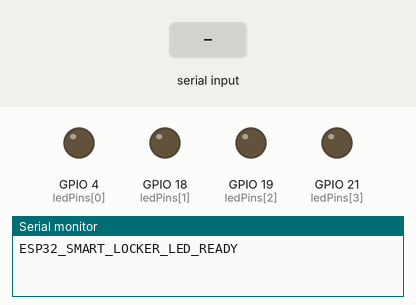
A sketch run on a simulated ESP32. Shown: output pins drawn as LEDs (lit = HIGH), the last lines printed to the serial monitor. The test bench sets the inputs (shaded band).

Above: at 1.2 s.
1.3 s: "OPEN_LOCKER_1\n" received over Serial
At 1.8 s:
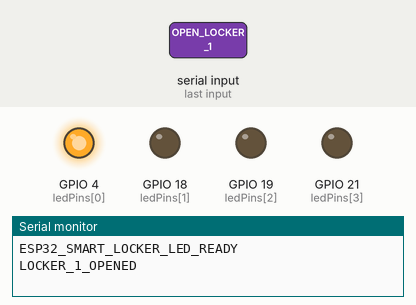
2.8 s: "OPEN_LOCKER_2\n" received over Serial
At 4.8 s:
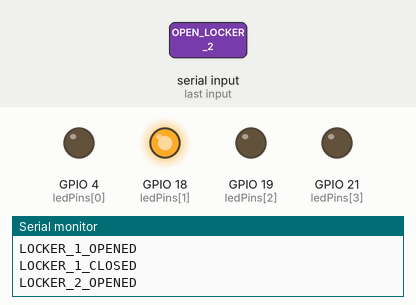
5.8 s: "OPEN_LOCKER_3\n" received over Serial
At 7.9 s:
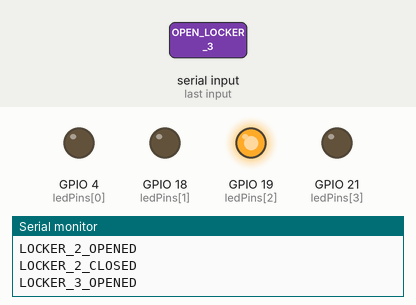
8.8 s: "OPEN_LOCKER_4\n" received over Serial
At 10.9 s:
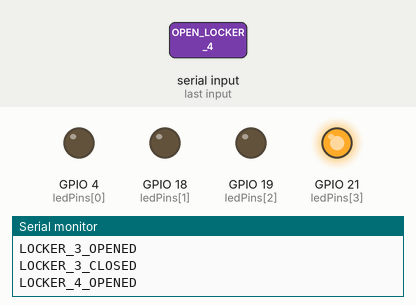
11.8 s: "OPEN_ONLY_1\n" received over Serial
At 13.9 s:
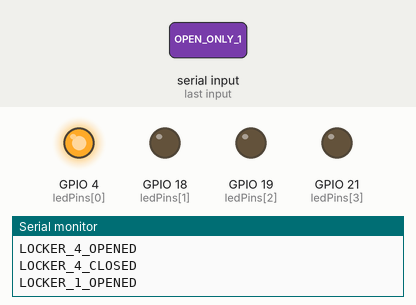
14.8 s: "OPEN_ONLY_2\n" received over Serial
At 16.1 s:
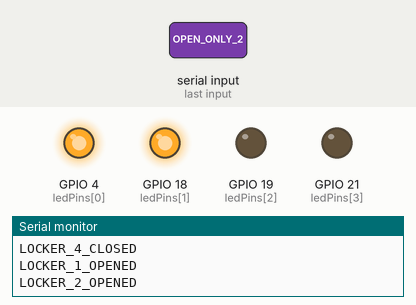
Timing chart, 0 to 17.3 s (numbered marks = the images above; inputs shaded):
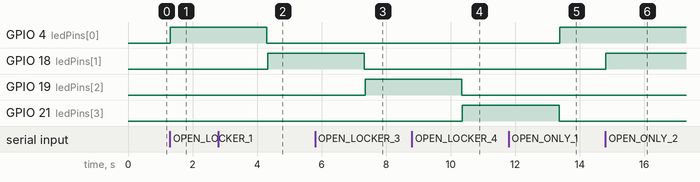

The sketch:

phancung.ino
```cpp
const int NUM_LOCKERS = 4;

// Chân LED cho 4 ngăn
int ledPins[NUM_LOCKERS] = {4, 18, 19, 21};

// Trạng thái tủ
bool lockerIsOpen[NUM_LOCKERS] = {false, false, false, false};

void ledOn(int lockerIndex) {
  digitalWrite(ledPins[lockerIndex], HIGH);
}

void ledOff(int lockerIndex) {
  digitalWrite(ledPins[lockerIndex], LOW);
}

void openLocker(int lockerIndex) {
  ledOn(lockerIndex);
  lockerIsOpen[lockerIndex] = true;

  Serial.print("LOCKER_");
  Serial.print(lockerIndex + 1);
  Serial.println("_OPENED");
}

void closeLocker(int lockerIndex) {
  ledOff(lockerIndex);
  lockerIsOpen[lockerIndex] = false;

  Serial.print("LOCKER_");
  Serial.print(lockerIndex + 1);
  Serial.println("_CLOSED");
}

void openLockerTemporary(int lockerIndex, unsigned long holdMs = 3000) {
  openLocker(lockerIndex);
  delay(holdMs);
  closeLocker(lockerIndex);
}

void printStatusAll() {
  for (int i = 0; i < NUM_LOCKERS; i++) {
    Serial.print("LOCKER_");
    Serial.print(i + 1);
    Serial.print("_STATE:");
    Serial.println(lockerIsOpen[i] ? "OPEN" : "CLOSED");
  }
}

void handleCommand(String cmd) {
  cmd.trim();
  cmd.toUpperCase();

  if (cmd == "OPEN_LOCKER_1") {
    openLockerTemporary(0);
  }
  else if (cmd == "OPEN_LOCKER_2") {
    openLockerTemporary(1);
  }
  else if (cmd == "OPEN_LOCKER_3") {
    openLockerTemporary(2);
  }
  else if (cmd == "OPEN_LOCKER_4") {
    openLockerTemporary(3);
  }
  else if (cmd == "OPEN_ONLY_1") {
    openLocker(0);
  }
  else if (cmd == "OPEN_ONLY_2") {
    openLocker(1);
  }
  else if (cmd == "OPEN_ONLY_3") {
    openLocker(2);
  }
  else if (cmd == "OPEN_ONLY_4") {
    openLocker(3);
  }
  else if (cmd == "CLOSE_ONLY_1") {
    closeLocker(0);
  }
  else if (cmd == "CLOSE_ONLY_2") {
    closeLocker(1);
  }
  else if (cmd == "CLOSE_ONLY_3") {
    closeLocker(2);
  }
  else if (cmd == "CLOSE_ONLY_4") {
    closeLocker(3);
  }
  else if (cmd == "STATUS_ALL") {
    printStatusAll();
  }
  else {
    Serial.print("UNKNOWN_COMMAND:");
    Serial.println(cmd);
  }
}

void setup() {
  Serial.begin(115200);

  for (int i = 0; i < NUM_LOCKERS; i++) {
    pinMode(ledPins[i], OUTPUT);
    digitalWrite(ledPins[i], LOW);
  }

  Serial.println("ESP32_SMART_LOCKER_LED_READY");
}

void loop() {
  if (Serial.available()) {
    String cmd = Serial.readStringUntil('\n');
    handleCommand(cmd);
  }

  delay(20);
}
```

Measured:
- after the input at 1.3 s, GPIO 4 (ledPins[0]): LOW → HIGH at once
- after the input at 2.8 s, GPIO 18 (ledPins[1]): LOW → HIGH after 1.5 s
- after the input at 5.8 s, GPIO 19 (ledPins[2]): LOW → HIGH after 1.5 s
- after the input at 8.8 s, GPIO 21 (ledPins[3]): LOW → HIGH after 1.6 s
- after the input at 11.8 s, GPIO 4 (ledPins[0]): LOW → HIGH after 1.6 s
- after the input at 14.8 s, GPIO 18 (ledPins[1]): LOW → HIGH at once
